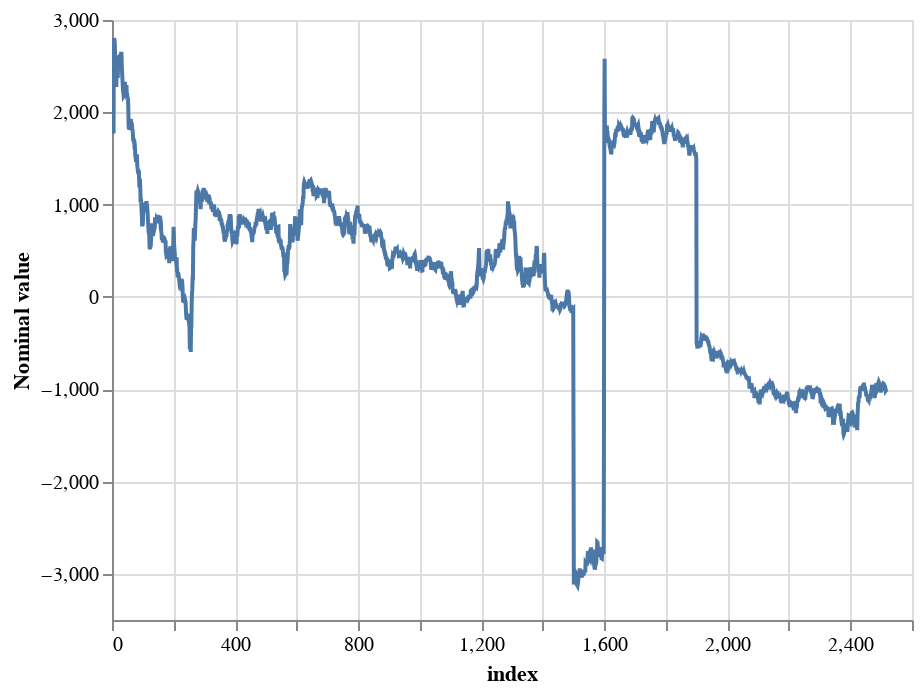

Write the Vega-Lite specification saved for this chart.
### Vega specification from a JSON file in a GitHub repository (floating-point values rounded to 4 significant figures; data arrays with more than 128 entries replaced by an {"elided": "..."} marker saying what was removed)
{"$schema": "https://vega.github.io/schema/vega/v5.json", "background": "white", "padding": 5, "width": 400, "height": 300, "style": "cell", "data": [{"name": "selector006_store"}, {"name": "data-312d64c8827b047318dbe53841f6152a", "values": {"elided": "2517 records"}}, {"name": "data_0", "source": "data-312d64c8827b047318dbe53841f6152a", "transform": [{"type": "formula", "expr": "toNumber(datum[\"index\"])", "as": "index"}]}], "signals": [{"name": "unit", "value": {}, "on": [{"events": "mousemove", "update": "isTuple(group()) ? group() : unit"}]}, {"name": "selector006", "update": "vlSelectionResolve(\"selector006_store\", \"union\")"}, {"name": "selector006_index", "on": [{"events": [{"source": "view", "type": "dblclick"}], "update": "null"}, {"events": {"signal": "selector006_translate_delta"}, "update": "panLinear(selector006_translate_anchor.extent_x, -selector006_translate_delta.x / width)"}, {"events": {"signal": "selector006_zoom_delta"}, "update": "zoomLinear(domain(\"x\"), selector006_zoom_anchor.x, selector006_zoom_delta)"}]}, {"name": "selector006_y", "on": [{"events": [{"source": "view", "type": "dblclick"}], "update": "null"}, {"events": {"signal": "selector006_translate_delta"}, "update": "panLinear(selector006_translate_anchor.extent_y, selector006_translate_delta.y / height)"}, {"events": {"signal": "selector006_zoom_delta"}, "update": "zoomLinear(domain(\"y\"), selector006_zoom_anchor.y, selector006_zoom_delta)"}]}, {"name": "selector006_tuple", "on": [{"events": [{"signal": "selector006_index || selector006_y"}], "update": "selector006_index && selector006_y ? {unit: \"\", fields: selector006_tuple_fields, values: [selector006_index,selector006_y]} : null"}]}, {"name": "selector006_tuple_fields", "value": [{"field": "index", "channel": "x", "type": "R"}, {"field": "y", "channel": "y", "type": "R"}]}, {"name": "selector006_translate_anchor", "value": {}, "on": [{"events": [{"source": "scope", "type": "mousedown"}], "update": "{x: x(unit), y: y(unit), extent_x: domain(\"x\"), extent_y: domain(\"y\")}"}]}, {"name": "selector006_translate_delta", "value": {}, "on": [{"events": [{"source": "window", "type": "mousemove", "consume": true, "between": [{"source": "scope", "type": "mousedown"}, {"source": "window", "type": "mouseup"}]}], "update": "{x: selector006_translate_anchor.x - x(unit), y: selector006_translate_anchor.y - y(unit)}"}]}, {"name": "selector006_zoom_anchor", "on": [{"events": [{"source": "scope", "type": "wheel", "consume": true}], "update": "{x: invert(\"x\", x(unit)), y: invert(\"y\", y(unit))}"}]}, {"name": "selector006_zoom_delta", "on": [{"events": [{"source": "scope", "type": "wheel", "consume": true}], "force": true, "update": "pow(1.001, event.deltaY * pow(16, event.deltaMode))"}]}, {"name": "selector006_modify", "on": [{"events": {"signal": "selector006_tuple"}, "update": "modify(\"selector006_store\", selector006_tuple, true)"}]}], "marks": [{"name": "marks", "type": "line", "clip": true, "style": ["line"], "sort": {"field": "datum[\"index\"]"}, "interactive": true, "from": {"data": "data_0"}, "encode": {"update": {"stroke": {"value": "#4c78a8"}, "description": {"signal": "\"index: \" + (format(datum[\"index\"], \"\")) + \"; Nominal value: \" + (format(datum[\"y\"], \"\"))"}, "x": {"scale": "x", "field": "index"}, "y": {"scale": "y", "field": "y"}, "defined": {"signal": "isValid(datum[\"index\"]) && isFinite(+datum[\"index\"]) && isValid(datum[\"y\"]) && isFinite(+datum[\"y\"])"}}}}], "scales": [{"name": "x", "type": "linear", "domain": {"data": "data_0", "field": "index"}, "domainRaw": {"signal": "selector006[\"index\"]"}, "range": [0, {"signal": "width"}], "nice": true, "zero": false}, {"name": "y", "type": "linear", "domain": {"data": "data_0", "field": "y"}, "domainRaw": {"signal": "selector006[\"y\"]"}, "range": [{"signal": "height"}, 0], "nice": true, "zero": true}], "axes": [{"scale": "x", "orient": "bottom", "gridScale": "y", "grid": true, "tickCount": {"signal": "ceil(width/40)"}, "domain": false, "labels": false, "aria": false, "maxExtent": 0, "minExtent": 0, "ticks": false, "zindex": 0}, {"scale": "y", "orient": "left", "gridScale": "x", "grid": true, "tickCount": {"signal": "ceil(height/40)"}, "domain": false, "labels": false, "aria": false, "maxExtent": 0, "minExtent": 0, "ticks": false, "zindex": 0}, {"scale": "x", "orient": "bottom", "grid": false, "title": "index", "labelFlush": true, "labelOverlap": true, "tickCount": {"signal": "ceil(width/40)"}, "zindex": 0}, {"scale": "y", "orient": "left", "grid": false, "title": "Nominal value", "labelOverlap": true, "tickCount": {"signal": "ceil(height/40)"}, "zindex": 0}], "config": {}}
